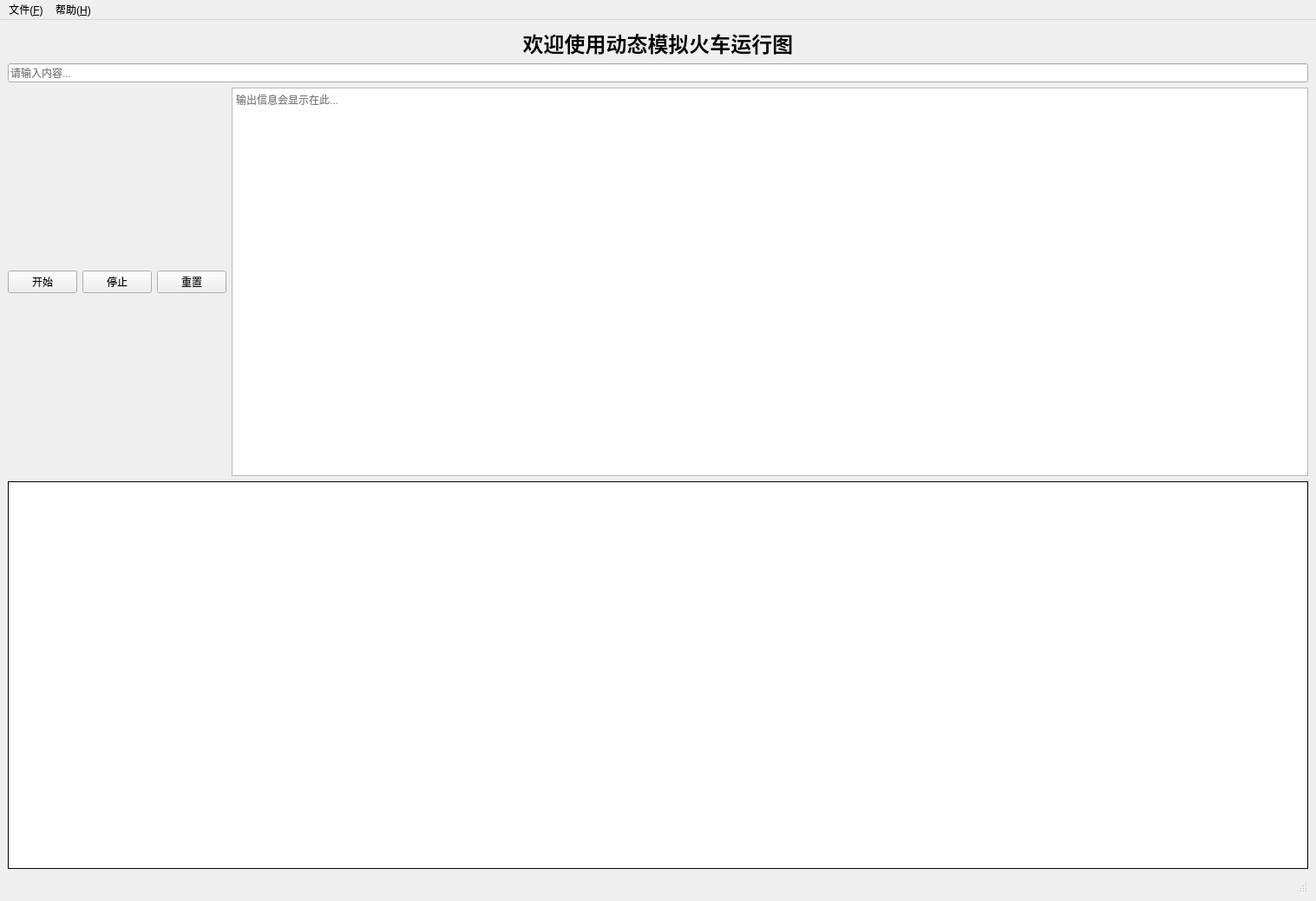
<?xml version="1.0" encoding="UTF-8"?>
<ui version="4.0">
 <class>MainWindow</class>
 <widget class="QMainWindow" name="MainWindow">
  <property name="geometry">
   <rect>
    <x>0</x>
    <y>0</y>
    <width>1517</width>
    <height>1039</height>
   </rect>
  </property>
  <property name="windowTitle">
   <string>Running Train Application</string>
  </property>
  <widget class="QWidget" name="centralwidget">
   <layout class="QVBoxLayout" name="verticalLayout">
    <item>
     <widget class="QLabel" name="title_label">
      <property name="styleSheet">
       <string>font-size: 24px; font-weight: bold;</string>
      </property>
      <property name="text">
       <string>欢迎使用动态模拟火车运行图</string>
      </property>
      <property name="alignment">
       <set>Qt::AlignmentFlag::AlignCenter</set>
      </property>
     </widget>
    </item>
    <item>
     <widget class="QLineEdit" name="input_field">
      <property name="placeholderText">
       <string>请输入内容...</string>
      </property>
     </widget>
    </item>
    <item>
     <layout class="QHBoxLayout" name="control_layout">
      <item>
       <layout class="QHBoxLayout" name="button_layout">
        <item>
         <widget class="QPushButton" name="start_button">
          <property name="text">
           <string>开始</string>
          </property>
         </widget>
        </item>
        <item>
         <widget class="QPushButton" name="stop_button">
          <property name="text">
           <string>停止</string>
          </property>
         </widget>
        </item>
        <item>
         <widget class="QPushButton" name="reset_button">
          <property name="text">
           <string>重置</string>
          </property>
         </widget>
        </item>
       </layout>
      </item>
      <item>
       <widget class="QTextEdit" name="output_text">
        <property name="maximumHeight">
         <number>30</number>
        </property>
        <property name="readOnly">
         <bool>true</bool>
        </property>
        <property name="placeholderText">
         <string>输出信息会显示在此...</string>
        </property>
       </widget>
      </item>
     </layout>
    </item>
    <item>
     <widget class="QWidget" name="canvas_widget">
      <property name="sizePolicy">
       <sizepolicy hsizetype="Expanding" vsizetype="Expanding">
        <horstretch>0</horstretch>
        <verstretch>0</verstretch>
       </sizepolicy>
      </property>
      <property name="styleSheet">
       <string>background-color: white; border: 1px solid black;</string>
      </property>
     </widget>
    </item>
    <item>
     <widget class="QStatusBar" name="statusbar"/>
    </item>
   </layout>
  </widget>
  <widget class="QMenuBar" name="menubar">
   <property name="geometry">
    <rect>
     <x>0</x>
     <y>0</y>
     <width>1517</width>
     <height>33</height>
    </rect>
   </property>
   <widget class="QMenu" name="menu_file">
    <property name="title">
     <string>文件(&amp;F)</string>
    </property>
    <addaction name="action_exit"/>
   </widget>
   <widget class="QMenu" name="menu_help">
    <property name="title">
     <string>帮助(&amp;H)</string>
    </property>
    <addaction name="action_about"/>
   </widget>
   <addaction name="menu_file"/>
   <addaction name="menu_help"/>
  </widget>
  <action name="action_exit">
   <property name="text">
    <string>退出</string>
   </property>
  </action>
  <action name="action_about">
   <property name="text">
    <string>关于</string>
   </property>
  </action>
 </widget>
 <resources/>
 <connections/>
</ui>
